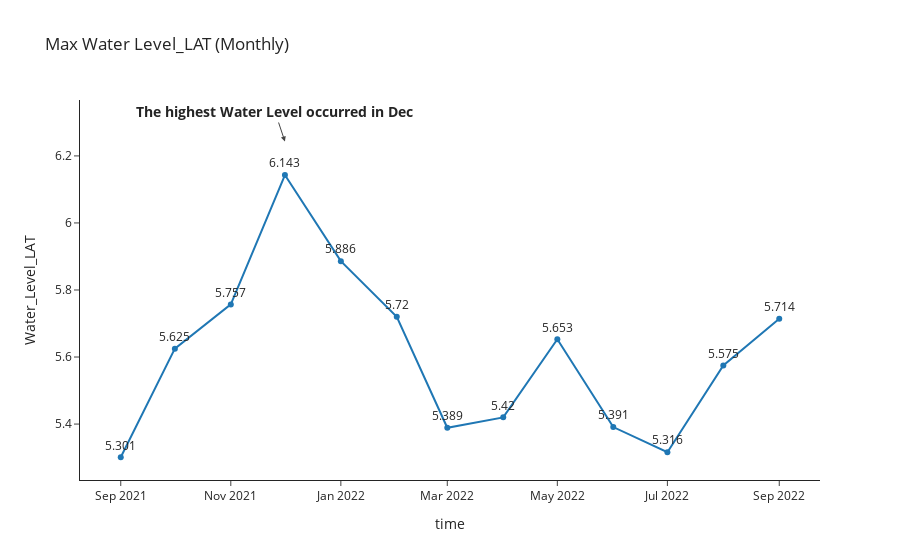

The code cell stored with this chart in its notebook:
### Code cell
fig = px.line(df_tides_per_month_max, x='time', y='Water_Level_LAT', title='Max Water Level_LAT (Monthly)', template='simple_white', text="Water_Level_LAT")
fig.update_traces(textposition="top center")
fig.add_annotation(
    # replace day, hour and minute because we grouped the months per MS (month start frequency)
    x=highest_water_level['time'].squeeze().replace(day=1, hour=0, minute=0),
    # add 0.01 to avoid overwrite
    y=highest_water_level['Water_Level_LAT'].squeeze() + 0.1,
    text=f"<b>The highest Water Level occurred in {highest_water_level['month_name'].squeeze()}</b>",
    font=dict(
        size=14
        ),
    arrowhead=2
)
fig

### Figure 1 — Plotly figure (JSON) as saved in the notebook; plotly's stock layout.template omitted (floating-point values rounded to 4 significant figures)
{"data": [{"hovertemplate": "time=%{x}<br>Water_Level_LAT=%{text}<extra></extra>", "legendgroup": "", "line": {"color": "#1F77B4", "dash": "solid"}, "marker": {"symbol": "circle"}, "mode": "markers+text+lines", "name": "", "orientation": "v", "showlegend": false, "text": [5.301, 5.625, 5.757, 6.143, 5.886, 5.72, 5.389, 5.42, 5.653, 5.391, 5.316, 5.575, 5.714], "textposition": "top center", "type": "scatter", "x": ["2021-09-01T00:00:00+00:00", "2021-10-01T00:00:00+00:00", "2021-11-01T00:00:00+00:00", "2021-12-01T00:00:00+00:00", "2022-01-01T00:00:00+00:00", "2022-02-01T00:00:00+00:00", "2022-03-01T00:00:00+00:00", "2022-04-01T00:00:00+00:00", "2022-05-01T00:00:00+00:00", "2022-06-01T00:00:00+00:00", "2022-07-01T00:00:00+00:00", "2022-08-01T00:00:00+00:00", "2022-09-01T00:00:00+00:00"], "xaxis": "x", "y": [5.301, 5.625, 5.757, 6.143, 5.886, 5.72, 5.389, 5.42, 5.653, 5.391, 5.316, 5.575, 5.714], "yaxis": "y"}], "layout": {"annotations": [{"arrowhead": 2, "font": {"size": 14}, "text": "<b>The highest Water Level occurred in Dec</b>", "x": "2021-12-01T00:00:00+00:00", "y": 6.243}], "legend": {"tracegroupgap": 0}, "title": {"text": "Max Water Level_LAT (Monthly)"}, "xaxis": {"anchor": "y", "domain": [0, 1], "title": {"text": "time"}}, "yaxis": {"anchor": "x", "domain": [0, 1], "title": {"text": "Water_Level_LAT"}}}}
